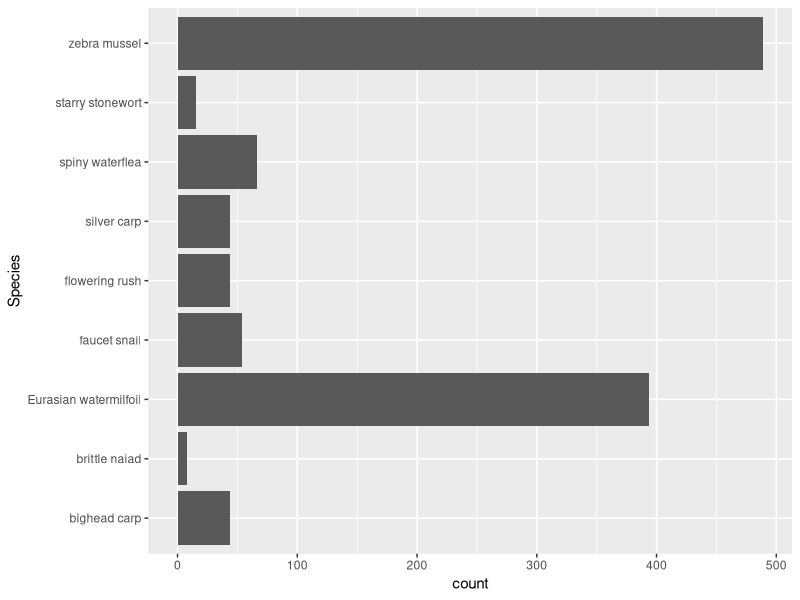
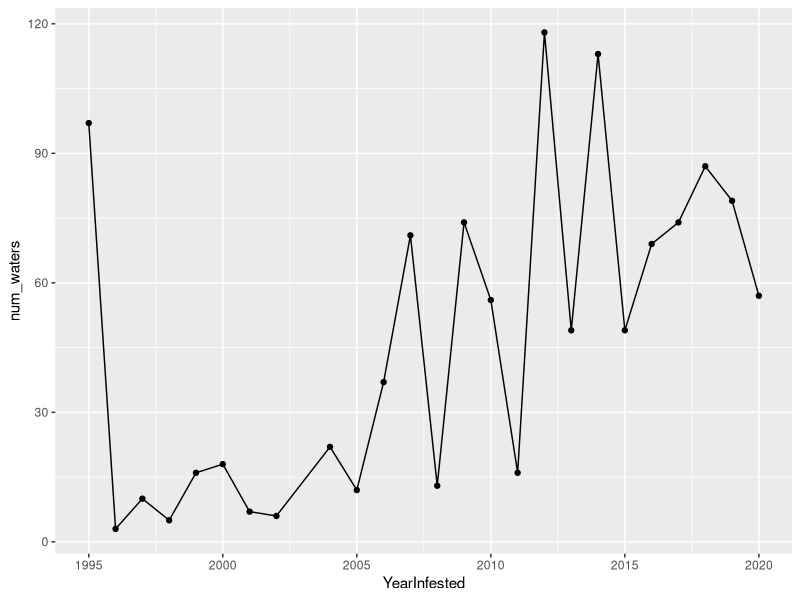
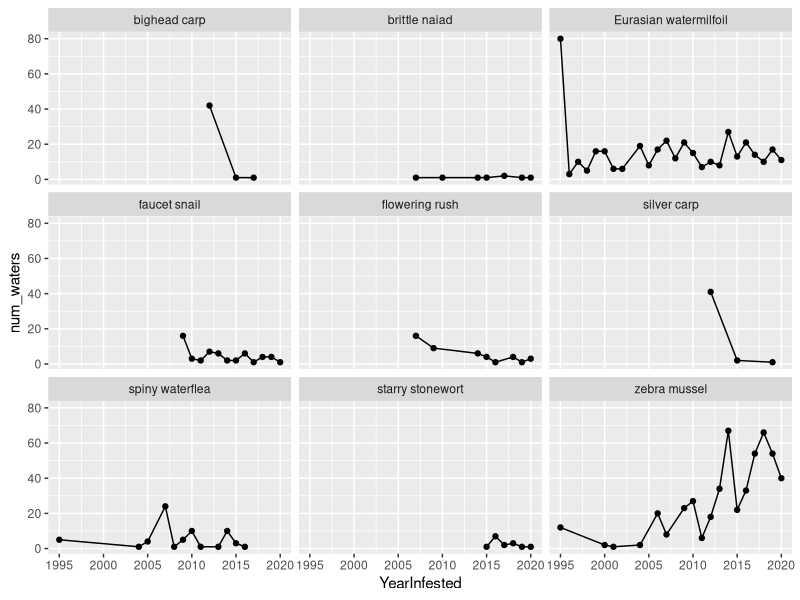

Write R code to recreate these figures, in order.
## ---- chunk 1
2 + 2
## ---- chunk 2
# 2 + 2
# Two plus two is four.
## ---- chunk 3
# install.packages("tidyverse")
## ---- chunk 4
library(tidyverse)
## ---- chunk 5
waters <- read_csv('infested-waters.csv')
## ---- chunk 6
dim(waters)
## ---- chunk 7
head(waters)
tail(waters)
## ---- chunk 8
ggplot(data = waters, aes(Species)) +
  geom_bar() +
  coord_flip()
## ---- chunk 9
zm <- waters %>% 
  filter(Species == "zebra mussel")
## ---- chunk 10
zm_2020 <- waters %>% 
  filter(Species == "zebra mussel" & YearInfested  == 2020)
## ---- chunk 11
zm <- zm %>% 
  mutate(YearsBetween = YearInfested - YearConfirmed)
zm
## ---- chunk 12
waters_year <- waters %>% 
  group_by(YearInfested) %>% 
  summarize(num_waters = n())
waters_year
## ---- chunk 13
ggplot(data = waters_year, aes(x = YearInfested, y = num_waters)) +
  geom_point() +
  geom_line()
## ---- chunk 14
waters_year_list <- waters %>% 
  group_by(YearInfested, Species) %>% 
  summarize(num_waters = n())
## ---- chunk 15
ggplot(data = waters_year_list, aes(x = YearInfested, y = num_waters)) +
  geom_point() +
  geom_line() +
  facet_wrap(~Species)
## ---- chunk 16
# INSERT YOUR CODE HERE.
## ---- chunk 17
# INSERT YOUR CODE HERE.
## ---- chunk 18
# INSERT YOUR CODE HERE.
## ---- chunk 19
# INSERT YOUR CODE HERE.
## ---- chunk 20
# INSERT YOUR CODE HERE.
## ---- chunk 21
# INSERT YOUR CODE HERE.
